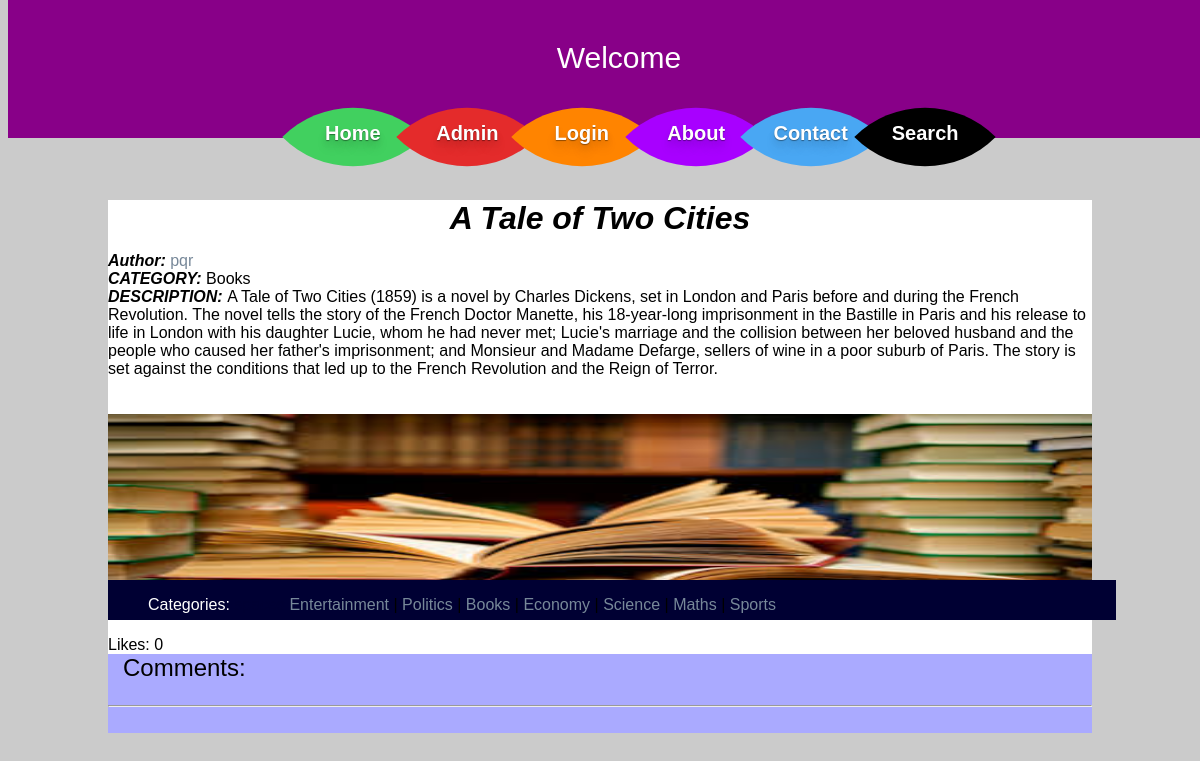
The app's page /files/books.php with its own data.
### tables this page shows
CREATE TABLE `blog_master` (
  `blog_id` int(10) UNSIGNED NOT NULL,
  `blogger_id` int(11) NOT NULL,
  `blog_title` varchar(255) NOT NULL,
  `blog_desc` text NOT NULL,
  `blog_category` varchar(255) NOT NULL,
  `blog_author` varchar(255) NOT NULL,
  `blog_is_active` varchar(255) NOT NULL DEFAULT 'active',
  `creation_date` datetime NOT NULL DEFAULT CURRENT_TIMESTAMP,
  `update_date` datetime NOT NULL DEFAULT CURRENT_TIMESTAMP,
  `Name` varchar(255) NOT NULL,
  `img` text NOT NULL
);

### files/books.php (the view, shortened to what this page needs)
<!DOCTYPE html>
<html>
<head>
<link rel="stylesheet" href="css/style.css" />
</head>
<body>
<div class="header"><center>
<div class="welcome"><p>Welcome </p></div>
</center>
	<nav>
  <ul class="top-menu">
    <li><a href="blog.php">Home</a><div class="menu-item" id="home"></div></li>
    <li><a href="admin.php">Admin</a><div class="menu-item" id="cataloge"></div></li>
    <li><a href="login.php">Login</a><div class="menu-item" id="price"></div></li>
    <li><a href="about.php">About</a><div class="menu-item" id="about"></div></li>
    <li><a href="contact.php">Contact</a><div class="menu-item" id="contact"></div></li>
		<li><a href="search.php">Search</a><div class="menu-item" id="search"></div></li>
  </ul>
	</nav>
</div>
<div class="container">
<div class="row">
		      <div class="col s12 m8 l8">
<?php
require('db.php');
$sql = "SELECT blog_id,blog_title,blog_desc,blog_category,blog_author,blog_is_active,creation_date,Name,img FROM blog_master WHERE blog_category='Books' order by creation_date Desc";
$result =mysqli_query($connection, $sql);
?>
<?php
while($row =mysqli_fetch_assoc($result))
{
	if($row['blog_is_active']==1)
	{
	?>
   <div class="post-index z-depth-1">
<?php
		 echo
		 "<p style=\" font-size: 2em; text-align:center; margin:0px; \"><i><b>{$row['blog_title']}</i></b></p> ".
     "<i><b>Author: </i></b><a href='blogger.php?id=".$row['blog_author']."'>{$row['blog_author']}</a><br>".
		 "<i><b>CATEGORY: </i></b>{$row['blog_category']} <br> ".
		 "<i><b>DESCRIPTION: </i></b>{$row['blog_desc']} <br>";
		 echo "<br> <br>";
		 $image_name=$row['Name'];
			$image_path=$row['img'];
			echo "<img src=../".$image_name."/".$image_path." height=200 width=100%><br>";
		 echo "<br/>";
		 $like_count = "SELECT count(blog_id) as count_likes from likes where blog_id = ".$row['blog_id'];
		 $result_likes = mysqli_query($connection, $like_count);
		 $row_cnt = mysqli_fetch_assoc($result_likes);
		 echo ("Likes: " .$row_cnt['count_likes']);
		 echo " <div style=\"padding:0px; margin:0px; background:#AAAAFF \"> ";
		 echo "<p style= \" font-size:1.5em; margin:0px;\">Comments: </p>";
		 echo "<hr>";
		 echo "<br></div>";
?>
</div>
<?php
}
}
?>
	      </div>
<div class="menuone">
		      	<div class="menutwo">
		      		<div>
		      			<ul class="footermenu">
						   <font color="white">Categories: </font><font color="#003">spaces</font>
					       <a href="entertainment.php" class="collection-item">Entertainment</a> |
					        <a href="politics.php" class="collection-item">Politics</a> |
					        <a href="books.php" class="collection-item">Books</a> |
					        <a href="economy.php" class="collection-item">Economy</a> |
					        <a href="science.php" class="collection-item">Science</a> |
					        <a href="maths.php" class="collection-item">Maths</a> |
							<a href="sports.php" class="collection-item">Sports</a>
					      </ul>
		      		</div>
		      	</div>
		      </div>
		    </div>
        </div>
</body>
</html>

### files/css/style.css (style rules this page uses)
body { font-family:Arial, Sans-Serif; background:#cbcbcb; }
a { color:#789; text-decoration:none; }
nav { width: 960px; height: 10px; margin: 10px auto; text-align: center; }
.top-menu li { display: inline-block; text-align: center; margin: 30px 5px; position: relative; -webkit-transition: all 0.3s ease; -moz-transition: all 0.3s ease; -o-transition: all 0.3s ease; }
.top-menu li a { width: 100px; height: 100px; z-index: 9999; position: absolute; top: 35px; font-weight: bold; display: block; text-decoration: none; font-size: 20px; color: #fff; text-shadow: 0px 1px 1px rgba(0,0,0,0.4), 0px 4px 6px rgba(0,0,0,0.1), 0px 9px 11px rgba(0,0,0,0.1); -webkit-transition: all 0.1s linear; -moz-transition: all 0.1s linear; -o-transition: all 0.1s linear; }
.top-menu li div.menu-item { width: 100px; height: 100px; display: block; -webkit-transition: all 0.2s ease; -moz-transition: all 0.2s ease; -o-transition: all 0.2s ease; -webkit-border-top-left-radius: 100px; -webkit-border-bottom-right-radius: 100px; -moz-border-radius-topleft: 100px; -moz-border-radius-bottomright: 100px; border-top-left-radius: 100px; border-bottom-right-radius: 100px; -webkit-transform: rotate(45deg); -moz-transform: rotate(45deg); -o-transform: rotate(45deg); }
#home { background: #41D05F; }
#cataloge { background: #E42B2B; }
#price { background: #ff8400; }
#about { background: #a800ff; }
#contact { background: #49a7f3; }
#search { background: #000000; }
.welcome { height:0px; font-size:30px; color:white; }
.header { background:#808; position: fixed; height: 116px; margin-left:0px; padding:11px; top: 0; width: 100%; z-index: 100; }
.container { margin: 100px; margin-top:200px; }
.post-index { background-color: white; margin-bottom: 30px; }
.post-index p { padding-left: 15px; padding-right: 15px; padding-bottom: 15px; }
.menuone { background:#003; position: fixed; height: 20px; margin-top:580px ; margin-bottom:0px; padding-bottom:20px; top: 0; width: 84%; z-index: 100; }

### records on screen
blog_master: blog_title "A Tale of Two Cities", blog_author "pqr", blog_category "Books", blog_desc "A Tale of Two Cities (1859) is a novel by Charles Dickens, set in London and Paris before and during the French Revolution. The novel tells the story of the French Doctor Manette, his 18-year-long imprisonment in the Bastille in Paris and his release to life in London with his daughter Lucie, whom he had never met; Lucie's marriage and the collision between her beloved husband and the people who caused her father's imprisonment; and Monsieur and Madame Defarge, sellers of wine in a poor suburb of Paris. The story is set against the conditions that led up to the French Revolution and the Reign of Terror.", Name+img (picture), count_likes "0"
